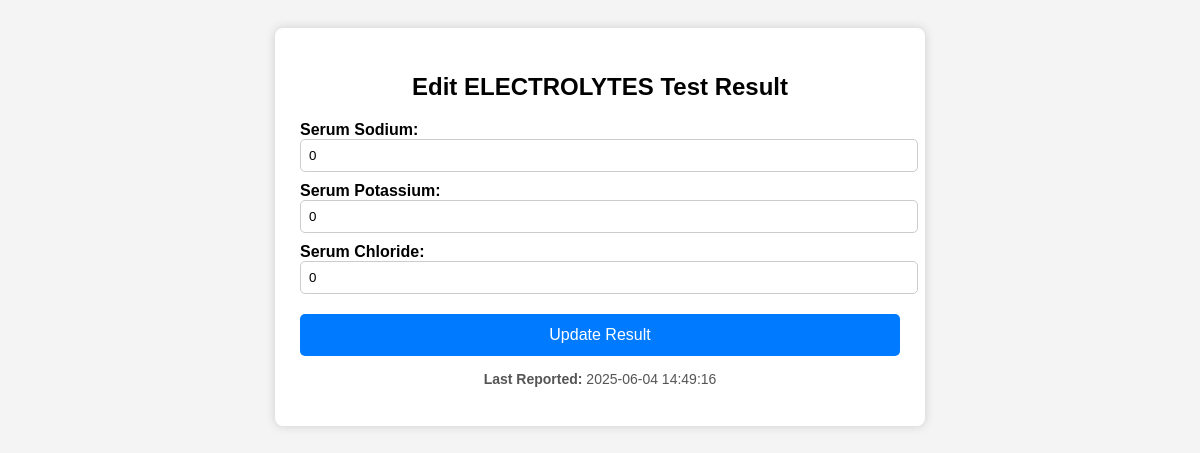
/electrolytes_form.php?receipt_id=239, run on the app's committed database.
### tables this page shows
CREATE TABLE `electrolytes` (
  `id` int(11) NOT NULL,
  `receipt_id` int(11) NOT NULL,
  `serum_sodium` float DEFAULT NULL,
  `serum_potassium` float DEFAULT NULL,
  `serum_chloride` float DEFAULT NULL,
  `reporting_datetime` datetime DEFAULT NULL,
  `serum_bicarbonate` float DEFAULT NULL
);

### electrolytes_form.php (the view, shortened to what this page needs)
<?php
$conn = mysqli_connect("localhost", "root", "", "lab_system");
$edit_mode = false;
$receipt_id = isset($_GET['receipt_id']) ? intval($_GET['receipt_id']) : 0;
if ($receipt_id <= 0) {
    $error_message = "❌ Invalid or missing receipt ID.";
} else {
    $check_sql = "SELECT * FROM electrolytes WHERE receipt_id = $receipt_id";
    $check_result = mysqli_query($conn, $check_sql);
    if (mysqli_num_rows($check_result) > 0) {
        $edit_mode = true;
        $existing_data = mysqli_fetch_assoc($check_result);
    } else {
        $existing_data = ['serum_sodium' => '', 'serum_potassium' => '', 'serum_chloride' => '', 'reporting_datetime' => ''];
    }
}
?>
<!DOCTYPE html>
<html lang="en">
<head>
</head>
<body>
<div class="container" style="margin-bottom: 100px;">
    <h2><?= $edit_mode ? "Edit ELECTROLYTES Test Result" : "Enter ELECTROLYTES Test Result" ?></h2>
    <form method="post" action="">
        <label for="serum_sodium">Serum Sodium:</label>
        <input type="text" name="serum_sodium" id="serum_sodium" required value="<?= htmlspecialchars($existing_data['serum_sodium']) ?>" />
        <label for="serum_potassium">Serum Potassium:</label>
        <input type="text" name="serum_potassium" id="serum_potassium" required value="<?= htmlspecialchars($existing_data['serum_potassium']) ?>" />
        <label for="serum_chloride">Serum Chloride:</label>
        <input type="text" name="serum_chloride" id="serum_chloride" required value="<?= htmlspecialchars($existing_data['serum_chloride']) ?>" />
        <button type="submit"><?= $edit_mode ? "Update Result" : "Submit Result" ?></button>
    </form>
    <?php if (!empty($existing_data['reporting_datetime'])): ?>
        <p class="reporting-time"><strong>Last Reported:</strong> <?= $existing_data['reporting_datetime'] ?></p>
    <?php endif; ?>
</div>
</body>
</html>

### electrolytes_form.php (style rules this page uses)
body { font-family: Arial, sans-serif; background: #f4f4f4; padding: 20px; }
.container { max-width: 600px; margin: auto; background: white; padding: 25px; border-radius: 8px; box-shadow: 0 0 10px #ccc; }
h2 { text-align: center; margin-bottom: 20px; }
label { display: block; font-weight: bold; margin-top: 10px; }
input[type="text"] { width: 100%; padding: 8px; border-radius: 5px; border: 1px solid #ccc; }
button { width: 100%; padding: 12px; background: #007bff; color: white; border: none; border-radius: 5px; font-size: 16px; cursor: pointer; margin-top: 20px; }
.reporting-time { text-align: center; margin-top: 15px; font-size: 14px; color: #555; }

### data on the page
electrolytes: serum_sodium "0", serum_potassium "0", serum_chloride "0", reporting_datetime "2025-06-04 14:49:16"
